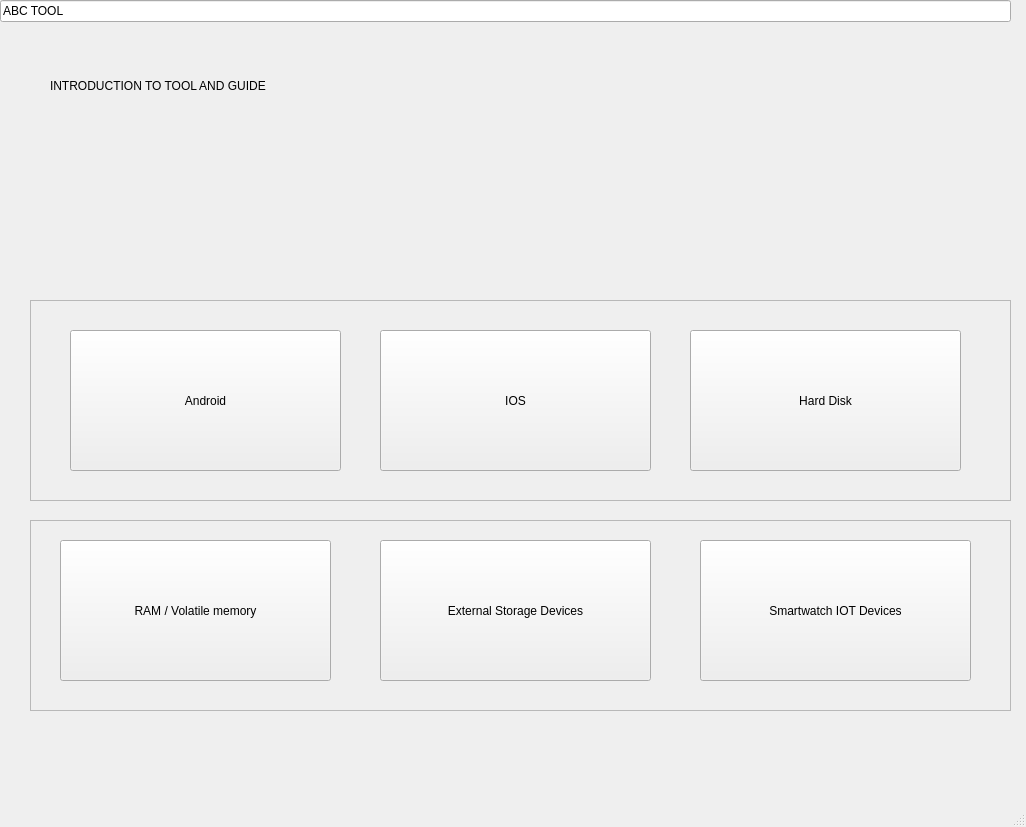
<?xml version="1.0" encoding="UTF-8"?>
<ui version="4.0">
 <class>MainWindow</class>
 <widget class="QMainWindow" name="MainWindow">
  <property name="geometry">
   <rect>
    <x>0</x>
    <y>0</y>
    <width>1026</width>
    <height>827</height>
   </rect>
  </property>
  <property name="windowTitle">
   <string>MainWindow</string>
  </property>
  <widget class="QWidget" name="centralwidget">
   <widget class="QFrame" name="frame">
    <property name="geometry">
     <rect>
      <x>30</x>
      <y>300</y>
      <width>981</width>
      <height>201</height>
     </rect>
    </property>
    <property name="frameShape">
     <enum>QFrame::StyledPanel</enum>
    </property>
    <property name="frameShadow">
     <enum>QFrame::Raised</enum>
    </property>
    <widget class="QPushButton" name="btn_open">
     <property name="geometry">
      <rect>
       <x>40</x>
       <y>30</y>
       <width>271</width>
       <height>141</height>
      </rect>
     </property>
     <property name="text">
      <string>Android</string>
     </property>
    </widget>
    <widget class="QPushButton" name="pushButton_4">
     <property name="geometry">
      <rect>
       <x>350</x>
       <y>30</y>
       <width>271</width>
       <height>141</height>
      </rect>
     </property>
     <property name="text">
      <string>IOS</string>
     </property>
    </widget>
    <widget class="QPushButton" name="pushButton_5">
     <property name="geometry">
      <rect>
       <x>660</x>
       <y>30</y>
       <width>271</width>
       <height>141</height>
      </rect>
     </property>
     <property name="text">
      <string>Hard Disk</string>
     </property>
     <property name="icon">
      <iconset theme="applications-science">
       <normaloff>.</normaloff>.</iconset>
     </property>
    </widget>
   </widget>
   <widget class="QLineEdit" name="lineEdit">
    <property name="geometry">
     <rect>
      <x>0</x>
      <y>0</y>
      <width>1011</width>
      <height>22</height>
     </rect>
    </property>
    <property name="text">
     <string>ABC TOOL</string>
    </property>
   </widget>
   <widget class="QFrame" name="frame_2">
    <property name="geometry">
     <rect>
      <x>30</x>
      <y>520</y>
      <width>981</width>
      <height>191</height>
     </rect>
    </property>
    <property name="frameShape">
     <enum>QFrame::StyledPanel</enum>
    </property>
    <property name="frameShadow">
     <enum>QFrame::Raised</enum>
    </property>
    <widget class="QPushButton" name="pushButton_6">
     <property name="geometry">
      <rect>
       <x>670</x>
       <y>20</y>
       <width>271</width>
       <height>141</height>
      </rect>
     </property>
     <property name="text">
      <string>Smartwatch IOT Devices</string>
     </property>
    </widget>
    <widget class="QPushButton" name="pushButton_2">
     <property name="geometry">
      <rect>
       <x>350</x>
       <y>20</y>
       <width>271</width>
       <height>141</height>
      </rect>
     </property>
     <property name="text">
      <string>External Storage Devices</string>
     </property>
    </widget>
    <widget class="QPushButton" name="pushButton_3">
     <property name="geometry">
      <rect>
       <x>30</x>
       <y>20</y>
       <width>271</width>
       <height>141</height>
      </rect>
     </property>
     <property name="text">
      <string>RAM / Volatile memory</string>
     </property>
    </widget>
   </widget>
   <widget class="QLabel" name="label">
    <property name="geometry">
     <rect>
      <x>50</x>
      <y>65</y>
      <width>651</width>
      <height>41</height>
     </rect>
    </property>
    <property name="text">
     <string>INTRODUCTION TO TOOL AND GUIDE </string>
    </property>
   </widget>
  </widget>
  <widget class="QStatusBar" name="statusbar"/>
 </widget>
 <resources/>
 <connections/>
</ui>
